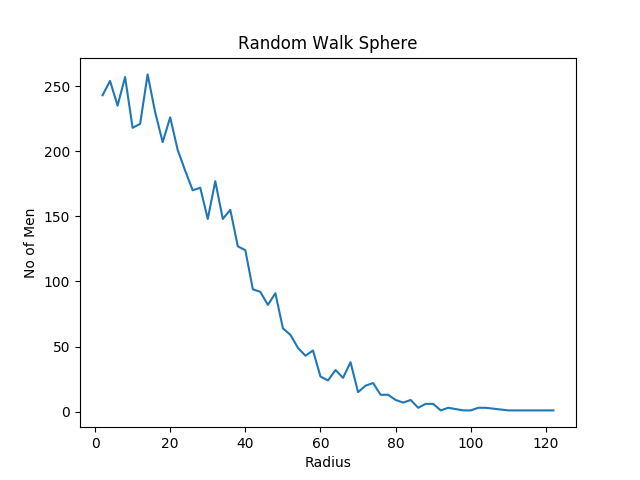

Reproduce this figure in Python.
import random
import matplotlib.pyplot as plt
men=5000
steps=1000
posn={}
count={}
x=[]
y=[]
for i in range(men):
	add=0
	for j in range(steps):
		if(random.random()>0.5):
			add=1
		else:
			add=-1
		if(posn.get(i)):
			posn[i]+=add
		else:
			posn[i]=add

# for i in range(men):
# 	if(posn.get(i)):
# 		print(str(i)+":"+str(posn[i]))
for i in range(men):
	if(posn.get(i)):
		if(posn[i]<0):
			posn[i]=-1*posn[i]
		if(count.get(posn[i])):
			count[posn[i]]+=1
		else:
			count[posn[i]]=1

# for i in range(steps):
# 	if(count.get(i)):
# 		print(str(i)+":"+str(count[i]))

plt.xlabel('Radius')
plt.ylabel('No of Men')
plt.title('Random Walk Sphere')
for i in range(steps):
	if(count.get(i)):
		x.append(i)
		y.append(count[i])
plt.plot(x,y)
plt.show()
